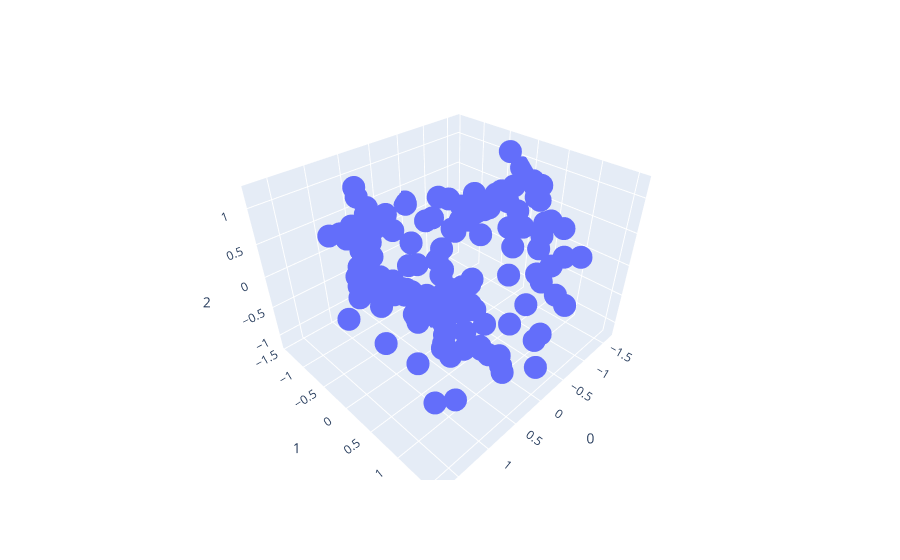

The cell this chart's notebook holds for it:
### Markdown cell above
## 68. Ward法によるクラスタリング（別解: 次元削減してから実行）

### Code cell
from sklearn.decomposition import PCA
import plotly.express as px
import pandas as pd

world = pd.read_pickle("data/dst/world_obj.zip")

pca = PCA(n_components=3)
vector_3d = pd.DataFrame(pca.fit_transform(world["vector"].tolist()))

fig = px.scatter_3d(vector_3d, x=0, y=1, z=2)
fig.show()

### Figure 1 — Plotly figure (JSON) as saved in the notebook; plotly's stock layout.template omitted (floating-point values rounded to 4 significant figures; data arrays with more than 128 entries replaced by an {"elided": "..."} marker saying what was removed)
{"data": [{"hovertemplate": "0=%{x}<br>1=%{y}<br>2=%{z}<extra></extra>", "legendgroup": "", "marker": {"color": "#636efa", "symbol": "circle"}, "mode": "markers", "name": "", "scene": "scene", "showlegend": false, "type": "scatter3d", "x": {"elided": "144 float values"}, "y": {"elided": "144 float values"}, "z": {"elided": "144 float values"}}], "layout": {"legend": {"tracegroupgap": 0}, "margin": {"t": 60}, "scene": {"domain": {"x": [0, 1], "y": [0, 1]}, "xaxis": {"title": {"text": "0"}}, "yaxis": {"title": {"text": "1"}}, "zaxis": {"title": {"text": "2"}}}}}
